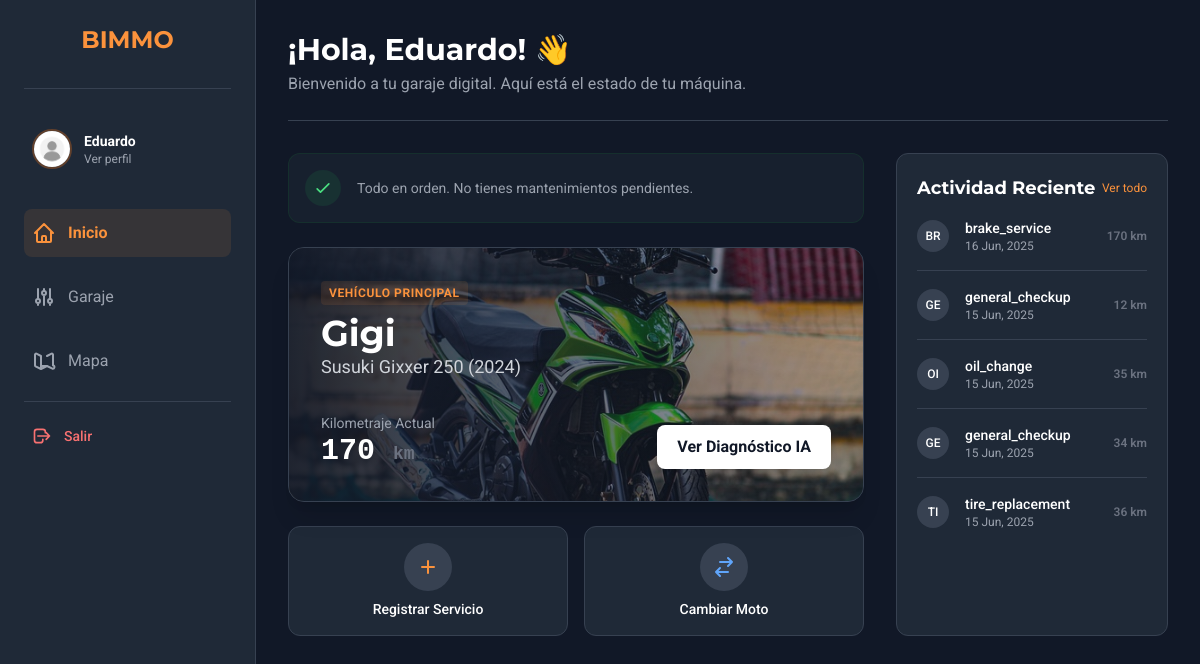
Page / (signed in) on the earlier database version.
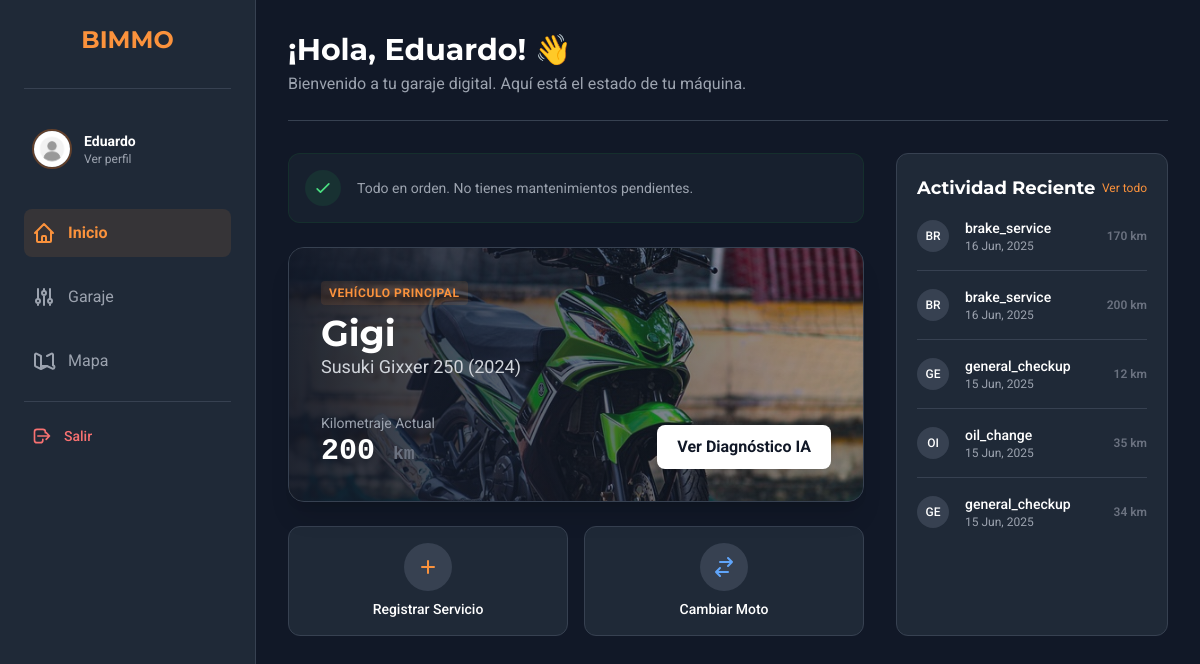
Same page on the later database version.
### app/models.py (models this page shows, shortened)
class Motorcycle(models.Model):
    owner = models.ForeignKey(User, on_delete=models.CASCADE, related_name='motorcycles')
    nickname = models.CharField(max_length=100, help_text="Apodo de tu moto (ej. La Furia)")
    make = models.CharField(max_length=100, verbose_name="Marca")  # Ej: Bajaj, Yamaha
    model = models.CharField(max_length=100, verbose_name="Modelo") # Ej: Pulsar NS200 (Importante para la IA)
    year = models.IntegerField(verbose_name="Año")
    mileage = models.IntegerField(default=0, verbose_name="Kilometraje Actual")
    photo = models.ImageField(upload_to='moto_photos/', default='default_motorcycle_photo.jpg', blank=True)
    is_active = models.BooleanField(default=True, help_text="Desmarcar si vendiste o diste de baja la moto")
    created_at = models.DateTimeField(auto_now_add=True)

class MaintenanceLog(models.Model):
    SERVICE_CHOICES = [
        ('aceite_motor', 'Cambio de Aceite de Motor'),
        ('filtro_aceite', 'Cambio de Filtro de Aceite'),
        ('filtro_aire', 'Limpieza/Cambio Filtro de Aire'),
        ('bujias', 'Cambio de Bujías'),
        ('kit_arrastre', 'Mantenimiento Kit de Arrastre'),
        ('frenos_delanteros', 'Frenos Delanteros (Pastillas/Líquido)'),
        ('frenos_traseros', 'Frenos Traseros (Zapatas/Pastillas)'),
        ('neumaticos', 'Cambio de Neumáticos'),
        ('bateria', 'Batería'),
        ('ajuste_valvulas', 'Ajuste de Válvulas'),
        ('suspension', 'Mantenimiento de Suspensión'),
        ('otro', 'Otro / Reparación General'),
    ]
    motorcycle = models.ForeignKey(Motorcycle, on_delete=models.CASCADE, related_name='maintenance_logs')
    service_type = models.CharField(max_length=50, choices=SERVICE_CHOICES, verbose_name="Tipo de Servicio")
    date = models.DateField(default=timezone.now, verbose_name="Fecha del Servicio")
    mileage_at_service = models.IntegerField(verbose_name="Kilometraje al momento del servicio")
    cost = models.DecimalField(max_digits=10, decimal_places=2, null=True, blank=True, verbose_name="Costo")
    notes = models.TextField(blank=True, null=True, verbose_name="Notas Adicionales")
    created_at = models.DateTimeField(auto_now_add=True)
    class Meta:
        ordering = ['-date'] # Los más recientes primero

### app/views.py (the view)
# urls.py: path('', views.index, name='index'),
def index(request):
    if 'user_id' in request.session:
        user = User.objects.get(id=request.session['user_id'])
        try:
            profile = Profile.objects.get(user=user)
        except Profile.DoesNotExist:
            profile = Profile.objects.create(user=user)
        motorcycles = Motorcycle.objects.filter(owner=user, is_active=True)
        main_moto = None
        selected_moto_id = request.session.get('selected_moto_id')
        if selected_moto_id:
            main_moto = motorcycles.filter(id=selected_moto_id).first()
        if not main_moto:
            main_moto = motorcycles.first()
            if main_moto:
                request.session['selected_moto_id'] = main_moto.id
        maintenance_logs = []
        maintenance_reminders = []
        if main_moto:
            maintenance_logs = MaintenanceLog.objects.filter(motorcycle=main_moto)[:5]
            maintenance_reminders = MaintenanceReminder.objects.filter(motorcycle=main_moto, is_active=True)
        context = {
            'user': user,
            'profile': profile,
            'motorcycles': motorcycles,
            'main_moto': main_moto,
            'maintenance_logs': maintenance_logs,
            'maintenance_reminders': maintenance_reminders,
        }
        return render(request, 'index.html', context)
    return render(request, 'index.html', {})

### app/context_processors.py (called while the page is built)
def user_profile_global(request):
    context = {}
    if 'user_id' in request.session:
        try:
            user = User.objects.get(id=request.session['user_id'])
            context['user_global'] = user
            try:
                context['profile_global'] = Profile.objects.get(user=user)
            except Profile.DoesNotExist:
                context['profile_global'] = None
        except User.DoesNotExist:
            pass
    return context

### app/templates/index.html (shortened to what the changed rows need)
{% extends "base.html" %}
{% block content %}
<div class="p-4 mx-auto max-w-7xl sm:p-6 lg:p-8">
    <div class="pb-6 mb-8 border-b border-gray-700">
        <h2 class="text-3xl font-bold text-white">¡Hola, {{ user.first_name|default:user.username }}! 👋</h2>
    </div>
    {% if main_moto %}
    <div class="grid grid-cols-1 gap-6 lg:grid-cols-3 lg:gap-8">
        <div class="lg:col-span-2 space-y-6">
            {% if maintenance_reminders %}
                {% for reminder in maintenance_reminders %}
                <div class="p-4 bg-gradient-to-r from-orange-900/40 to-gray-800 border border-orange-700/50 rounded-xl flex items-start gap-4 shadow-lg">
                    <div class="p-3 bg-orange-500/20 rounded-lg text-orange-400">
                        <svg class="w-6 h-6" fill="none" stroke="currentColor" viewBox="0 0 24 24"><path stroke-linecap="round" stroke-linejoin="round" stroke-width="2" d="M12 8v4l3 3m6-3a9 9 0 11-18 0 9 9 0 0118 0z"></path></svg>
                    </div>
                    <div>
                        <h4 class="font-bold text-orange-100">Recordatorio: {{ reminder.service_type }}</h4>
                        <p class="text-sm text-gray-400">
                            {% if reminder.reminder_type == 'distance' %}
                                Programado a los <span class="text-white font-bold">{{ reminder.next_service_at_mileage }} km</span>
                                (Faltan {{ reminder.next_service_at_mileage|add:"-"|add:main_moto.mileage }} km)
                            {% else %}
                                Programado para el <span class="text-white font-bold">{{ reminder.next_service_date }}</span>
                            {% endif %}
                        </p>
                    </div>
                </div>
                {% endfor %}
            {% else %}
                <div class="p-4 bg-gray-800/50 border border-green-900/30 rounded-xl flex items-center gap-4">
                    <div class="p-2 bg-green-500/10 rounded-full text-green-400">
                        <svg class="w-5 h-5" fill="none" stroke="currentColor" viewBox="0 0 24 24"><path stroke-linecap="round" stroke-linejoin="round" stroke-width="2" d="M5 13l4 4L19 7"></path></svg>
                    </div>
                    <p class="text-sm text-gray-400">Todo en orden. No tienes mantenimientos pendientes.</p>
                </div>
            {% endif %}
            <div class="relative overflow-hidden bg-gray-800 rounded-2xl shadow-xl border border-gray-700 group">
                <div class="absolute inset-0 bg-gradient-to-r from-gray-900/90 via-gray-900/40 to-transparent z-10 pointer-events-none"></div>
                {% if main_moto.photo %}
                    <img src="{{ main_moto.photo.url }}" alt="{{ main_moto.model }}" class="absolute inset-0 w-full h-full object-cover opacity-60 group-hover:scale-105 transition-transform duration-700">
                {% else %}
                    <img src="https://placehold.co/800x400/111827/4b5563?text=Moto" class="absolute inset-0 w-full h-full object-cover opacity-50">
                {% endif %}
                <div class="relative z-20 p-6 sm:p-8">
                    <div class="flex justify-between items-start">
                        <div>
                            <span class="inline-block px-2 py-1 mb-2 text-xs font-bold text-orange-400 bg-orange-400/10 rounded uppercase tracking-wider">Vehículo Principal</span>
                            <h3 class="text-3xl sm:text-4xl font-bold text-white">{{ main_moto.nickname|default:main_moto.model }}</h3>
                            <p class="text-gray-300 text-lg">{{ main_moto.make }} {{ main_moto.model }} ({{ main_moto.year }})</p>
                        </div>
                    </div>
                    <div class="mt-8 flex items-end justify-between">
                        <div>
                            <p class="text-sm text-gray-400">Kilometraje Actual</p>
                            <p class="text-3xl font-bold text-white font-mono">{{ main_moto.mileage }} <span class="text-lg text-gray-500">km</span></p>
                        </div>
                        <a href="{% url 'motodetails' moto_id=main_moto.id %}" class="px-5 py-2.5 bg-white text-gray-900 font-bold rounded-lg hover:bg-gray-200 transition-colors shadow-lg">
                            Ver Diagnóstico IA
                        </a>
                    </div>
                </div>
            </div>
            <div class="grid grid-cols-2 gap-4">
                <a href="{% url 'maintenance_add' moto_id=main_moto.id %}" class="flex flex-col items-center justify-center p-4 bg-gray-800 border border-gray-700 rounded-xl hover:bg-gray-700 hover:border-orange-500/50 transition-all group">
                    <div class="p-3 bg-gray-700 rounded-full text-orange-400 group-hover:bg-orange-500 group-hover:text-white transition-colors mb-2">
                        <svg class="w-6 h-6" fill="none" stroke="currentColor" viewBox="0 0 24 24"><path stroke-linecap="round" stroke-linejoin="round" stroke-width="2" d="M12 6v6m0 0v6m0-6h6m-6 0H6"></path></svg>
                    </div>
                    <span class="font-medium text-sm">Registrar Servicio</span>
                </a>
                <button id="open-switch-modal" class="flex flex-col items-center justify-center p-4 bg-gray-800 border border-gray-700 rounded-xl hover:bg-gray-700 hover:border-blue-500/50 transition-all group">
                    <div class="p-3 bg-gray-700 rounded-full text-blue-400 group-hover:bg-blue-500 group-hover:text-white transition-colors mb-2">
                        <svg class="w-6 h-6" fill="none" stroke="currentColor" viewBox="0 0 24 24"><path stroke-linecap="round" stroke-linejoin="round" stroke-width="2" d="M8 7h12m0 0l-4-4m4 4l-4 4m0 6H4m0 0l4 4m-4-4l4-4"></path></svg>
                    </div>
                    <span class="font-medium text-sm">Cambiar Moto</span>
                </button>
            </div>
        </div>
        <div class="space-y-6">
            <div class="bg-gray-800 rounded-xl border border-gray-700 p-5 h-full">
                <div class="flex items-center justify-between mb-4">
                    <h3 class="text-lg font-bold text-white">Actividad Reciente</h3>
                    <a href="{% url 'motodetails' moto_id=main_moto.id %}" class="text-xs text-orange-400 hover:underline">Ver todo</a>
                </div>
                {% if maintenance_logs %}
                <div class="flow-root">
                    <ul role="list" class="-my-4 divide-y divide-gray-700">
                        {% for log in maintenance_logs %}
                        <li class="py-4">
                            <div class="flex items-center space-x-4">
                                <div class="flex-shrink-0">
                                    <span class="inline-flex items-center justify-center h-8 w-8 rounded-full bg-gray-700">
                                        <span class="text-xs font-medium leading-none text-white">{{ log.service_type|slice:":2"|upper }}</span>
                                    </span>
                                </div>
                                <div class="flex-1 min-w-0">
                                    <p class="text-sm font-medium text-white truncate">
                                        {{ log.get_service_type_display }}
                                    </p>
                                    <p class="text-xs text-gray-400">
                                        {{ log.date|date:"d M, Y" }}
                                    </p>
                                </div>
                                <div class="inline-flex items-center text-xs font-semibold text-gray-500">
                                    {{ log.mileage_at_service }} km
                                </div>
                            </div>
                        </li>
                        {% endfor %}
                    </ul>
                </div>
                {% else %}
                    <div class="text-center py-8">
                        <p class="text-gray-500 text-sm">No hay registros recientes.</p>
                    </div>
                {% endif %}
            </div>
        </div>
    </div>
    {% endif %}
</div>
{% endblock %}

Differences in the rows shown:
no longer on this page (row unchanged): MaintenanceLog: service_type "TI", service_type "tire_replacement", date "15 Jun, 2025", mileage_at_service "36"
changed Motorcycle "Gigi": mileage "170" → "200"
added MaintenanceLog: service_type "BR", service_type "brake_service", date "16 Jun, 2025", mileage_at_service "200"
